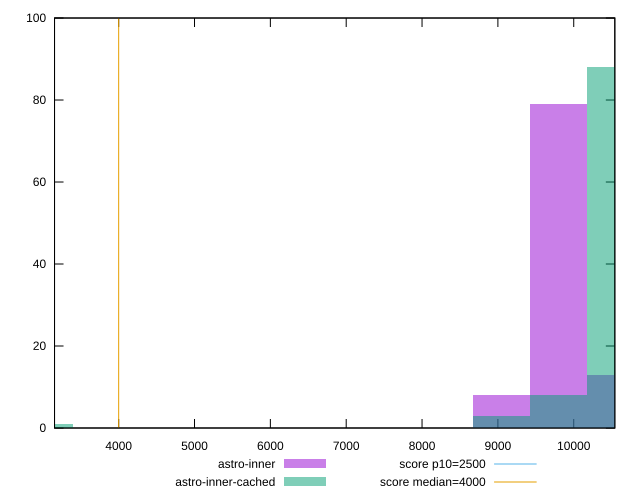

Generate this figure with gnuplot:
reset

$astroInner <<EOF
9043.585045720507 8
9797.217132863881 79
10550.849220007258 13
EOF

$astroInnerCached <<EOF
3014.528348573502 1
10550.849220007258 88
9797.217132863881 8
9043.585045720507 3
EOF

set key outside below
set boxwidth 753.6320871433755
set xrange [3154.3100000000004:10541.802]
set yrange [0:100]
set trange [0:100]
set style fill transparent solid 0.5 noborder

set parametric
set terminal svg size 640, 500 enhanced background rgb 'white'
set output "reports/report_00033_2021-03-01T14-23-16.841Z/largest-contentful-paint/comparison/histogram/2_vs_3.svg"

plot $astroInner title "astro-inner" with boxes, \
     $astroInnerCached title "astro-inner-cached" with boxes, \
     2500,t title "score p10=2500", \
     4000,t title "score median=4000"

reset
